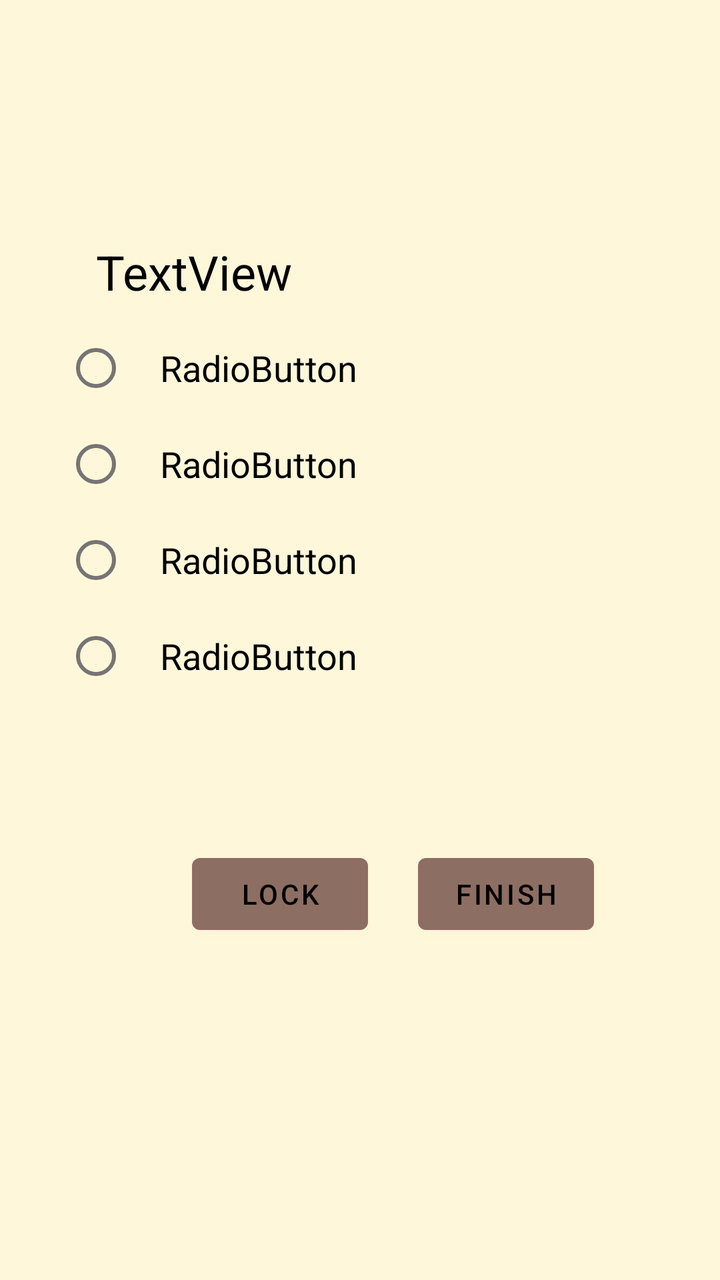
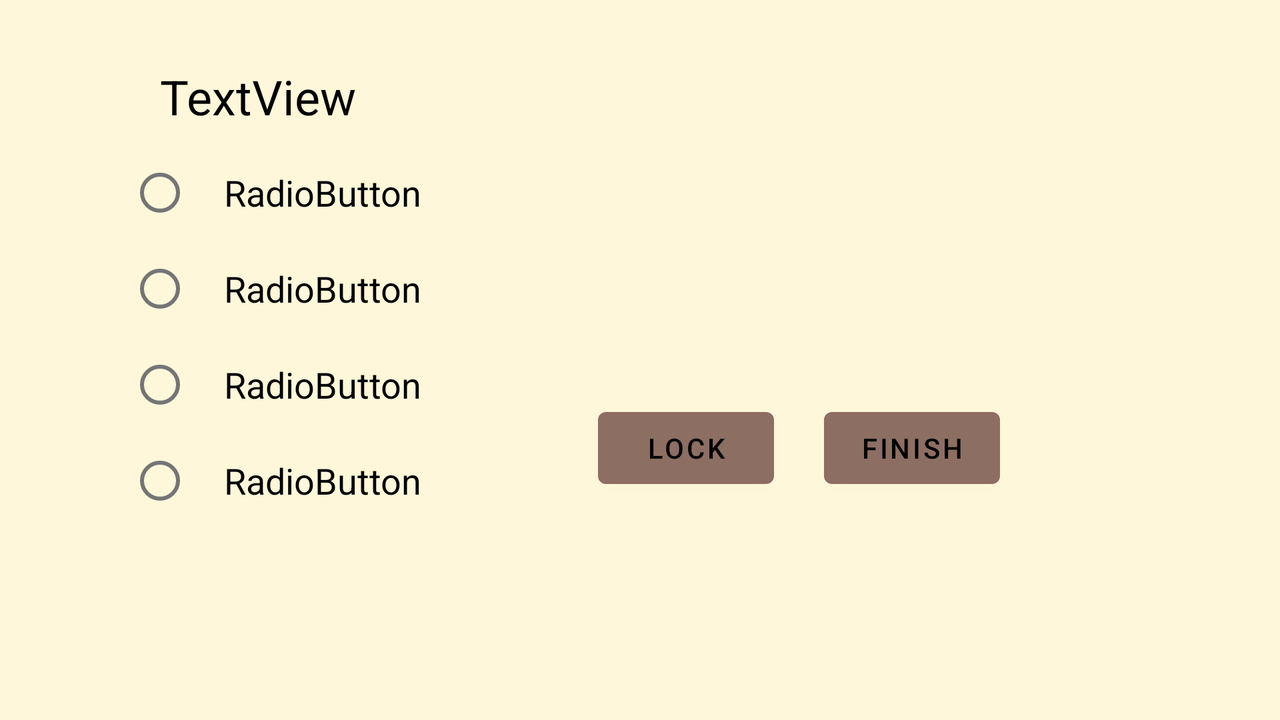

The same Android screen from two of the app's own layout files: first res/layout/ as a phone draws it, then the repository's variant for another configuration, drawn on a device whose configuration selects that folder. Both files follow.
<!-- AndroidManifest.xml: application theme Theme.GuessTheDay -->
<!-- res/layout/activity_hacker_mode.xml -->
<?xml version="1.0" encoding="utf-8"?>
<androidx.constraintlayout.widget.ConstraintLayout xmlns:android="http://schemas.android.com/apk/res/android"
    xmlns:app="http://schemas.android.com/apk/res-auto"
    xmlns:tools="http://schemas.android.com/tools"
    android:id="@+id/Background"
    android:layout_width="match_parent"
    android:layout_height="match_parent"
    android:background="@color/tan_background"
    tools:context=".HackerMode">

    <TextView
        android:id="@+id/HQuestion"
        style="@style/Words"
        android:layout_width="316dp"
        android:layout_height="wrap_content"
        android:layout_marginStart="32dp"
        android:layout_marginLeft="32dp"
        android:paddingBottom="8dp"
        android:textSize="24sp"
        app:layout_constraintBottom_toTopOf="@+id/HradioGroup"
        app:layout_constraintStart_toStartOf="parent"
        tools:text="TextView" />

    <RadioGroup
        android:id="@+id/HradioGroup"
        android:layout_width="316dp"
        android:layout_height="wrap_content"
        android:layout_marginStart="32dp"
        android:layout_marginLeft="32dp"
        android:layout_marginTop="160dp"
        app:layout_constraintStart_toStartOf="parent"
        app:layout_constraintTop_toTopOf="parent">

        <RadioButton
            android:id="@+id/HOption1"
            style="@style/Words"
            android:layout_width="match_parent"
            android:layout_height="wrap_content"
            tools:text="RadioButton" />

        <RadioButton
            android:id="@+id/HOption2"
            style="@style/Words"
            android:layout_width="match_parent"
            android:layout_height="wrap_content"
            tools:text="RadioButton" />

        <RadioButton
            android:id="@+id/HOption3"
            style="@style/Words"
            android:layout_width="match_parent"
            android:layout_height="wrap_content"
            tools:text="RadioButton" />

        <RadioButton
            android:id="@+id/HOption4"
            style="@style/Words"
            android:layout_width="match_parent"
            android:layout_height="wrap_content"
            tools:text="RadioButton" />
    </RadioGroup>

    <Button
        android:id="@+id/Hfinish"
        android:layout_width="wrap_content"
        android:layout_height="wrap_content"
        android:layout_marginTop="71dp"
        android:layout_marginEnd="63dp"
        android:layout_marginRight="63dp"
        android:text="@string/finish"
        android:textColor="#000000"
        app:backgroundTint="#8D6E63"
        app:iconTint="#000000"
        app:layout_constraintEnd_toEndOf="parent"
        app:layout_constraintTop_toBottomOf="@+id/HradioGroup" />

    <Button
        android:id="@+id/Hlock"
        android:layout_width="wrap_content"
        android:layout_height="wrap_content"
        android:layout_marginTop="71dp"
        android:layout_marginEnd="25dp"
        android:layout_marginRight="25dp"
        android:text="@string/lock"
        android:textColor="#000000"
        app:backgroundTint="#8D6E63"
        app:layout_constraintEnd_toStartOf="@+id/Hfinish"
        app:layout_constraintTop_toBottomOf="@+id/HradioGroup" />

</androidx.constraintlayout.widget.ConstraintLayout>
<!-- resources referenced by this layout -->
<resources>
  <color name="tan_background">#FFF7DA</color>
  <string name="finish">FINISH</string>
  <string name="lock">LOCK</string>
  <style name="Words">
          <item name="android:textSize">18sp</item>
          <item name="android:textColor">@color/black</item>
          <item name="android:paddingLeft">16dp</item>
      </style>
  <style name="Theme.GuessTheDay" parent="Theme.MaterialComponents.DayNight.DarkActionBar">
          
          <item name="colorPrimary">@color/grey_700</item>
          <item name="colorPrimaryVariant">@color/grey_900</item>
          <item name="colorOnPrimary">@color/white</item>
          
          <item name="colorSecondary">@color/purple1_700</item>
          <item name="colorSecondaryVariant">@color/purple1_200</item>
          <item name="colorOnSecondary">@color/black</item>
          
          <item name="android:statusBarColor" tools:targetApi="l">?attr/colorPrimaryVariant</item>
  
          
      </style>
  <color name="black">#FF000000</color>
  <color name="grey_700">#5D4037</color>
  <color name="grey_900">#3E2723</color>
  <color name="white">#FFFFFFFF</color>
  <color name="purple1_700">#512DA8</color>
  <color name="purple1_200">#B39DDB</color>
</resources>
<!-- res/layout-land/activity_hacker_mode.xml (the repository's variant of the layout above) -->
<!-- drawn on the phone turned sideways -->
<?xml version="1.0" encoding="utf-8"?>
<androidx.constraintlayout.widget.ConstraintLayout xmlns:android="http://schemas.android.com/apk/res/android"
    xmlns:app="http://schemas.android.com/apk/res-auto"
    xmlns:tools="http://schemas.android.com/tools"
    android:id="@+id/Background"
    android:layout_width="match_parent"
    android:layout_height="match_parent"
    android:background="@color/tan_background"
    tools:context=".HackerMode">

    <TextView
        android:id="@+id/HQuestion"
        style="@style/Words"
        android:layout_width="316dp"
        android:layout_height="wrap_content"
        android:layout_marginStart="64dp"
        android:layout_marginLeft="64dp"
        android:layout_marginTop="32dp"
        android:paddingBottom="8dp"
        android:textSize="24sp"
        app:layout_constraintStart_toStartOf="parent"
        app:layout_constraintTop_toTopOf="parent"
        tools:text="TextView" />

    <RadioGroup
        android:id="@+id/HradioGroup"
        android:layout_width="316dp"
        android:layout_height="wrap_content"
        android:layout_marginStart="64dp"
        android:layout_marginLeft="64dp"
        app:layout_constraintStart_toStartOf="parent"
        app:layout_constraintTop_toBottomOf="@+id/HQuestion">

        <RadioButton
            android:id="@+id/HOption1"
            style="@style/Words"
            android:layout_width="match_parent"
            android:layout_height="wrap_content"
            tools:text="RadioButton" />

        <RadioButton
            android:id="@+id/HOption2"
            style="@style/Words"
            android:layout_width="match_parent"
            android:layout_height="wrap_content"
            tools:text="RadioButton" />

        <RadioButton
            android:id="@+id/HOption3"
            style="@style/Words"
            android:layout_width="match_parent"
            android:layout_height="wrap_content"
            tools:text="RadioButton" />

        <RadioButton
            android:id="@+id/HOption4"
            style="@style/Words"
            android:layout_width="match_parent"
            android:layout_height="wrap_content"
            tools:text="RadioButton" />
    </RadioGroup>

    <Button
        android:id="@+id/Hfinish"
        android:layout_width="wrap_content"
        android:layout_height="wrap_content"
        android:layout_marginTop="200dp"
        android:layout_marginEnd="140dp"
        android:layout_marginRight="140dp"
        android:text="@string/finish"
        android:textColor="#000000"
        app:backgroundTint="#8D6E63"
        app:iconTint="#000000"
        app:layout_constraintEnd_toEndOf="parent"
        app:layout_constraintTop_toTopOf="parent" />

    <Button
        android:id="@+id/Hlock"
        android:layout_width="wrap_content"
        android:layout_height="wrap_content"
        android:layout_marginTop="200dp"
        android:layout_marginEnd="25dp"
        android:layout_marginRight="25dp"
        android:text="@string/lock"
        android:textColor="#000000"
        app:backgroundTint="#8D6E63"
        app:layout_constraintEnd_toStartOf="@+id/Hfinish"
        app:layout_constraintTop_toTopOf="parent" />

</androidx.constraintlayout.widget.ConstraintLayout>
